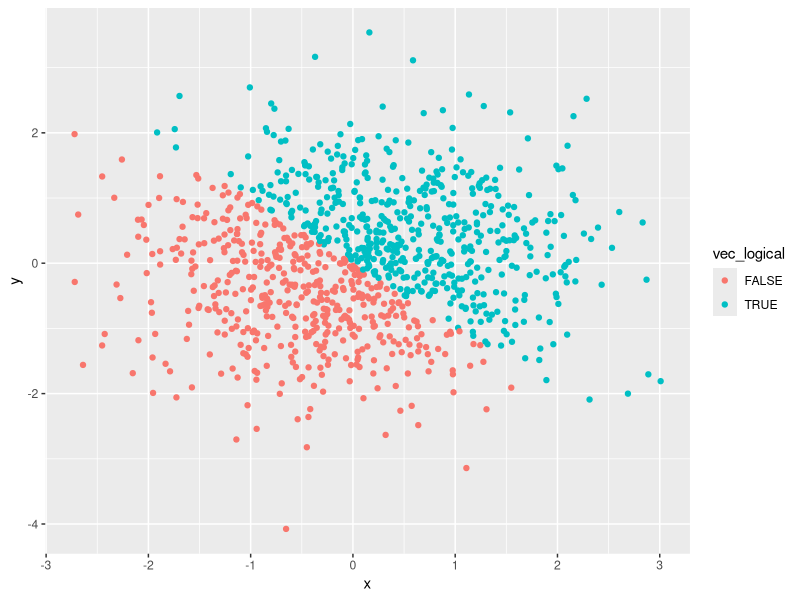
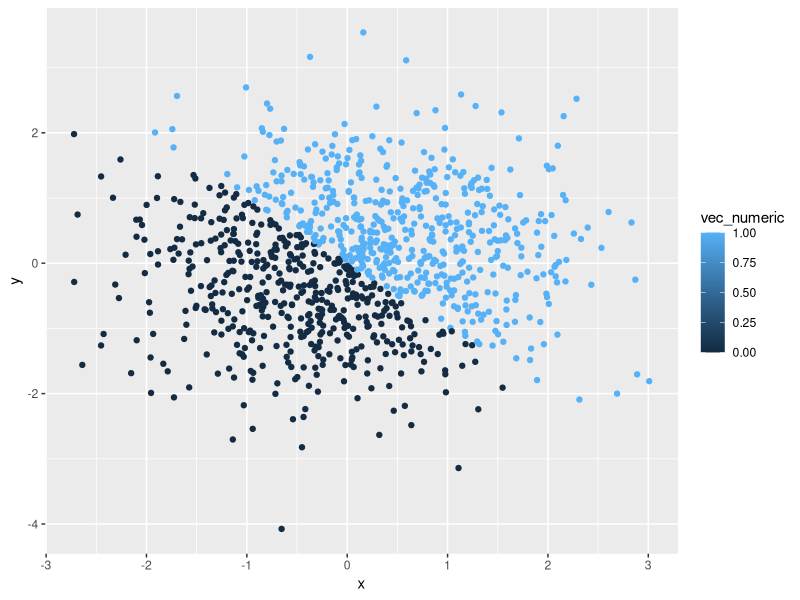
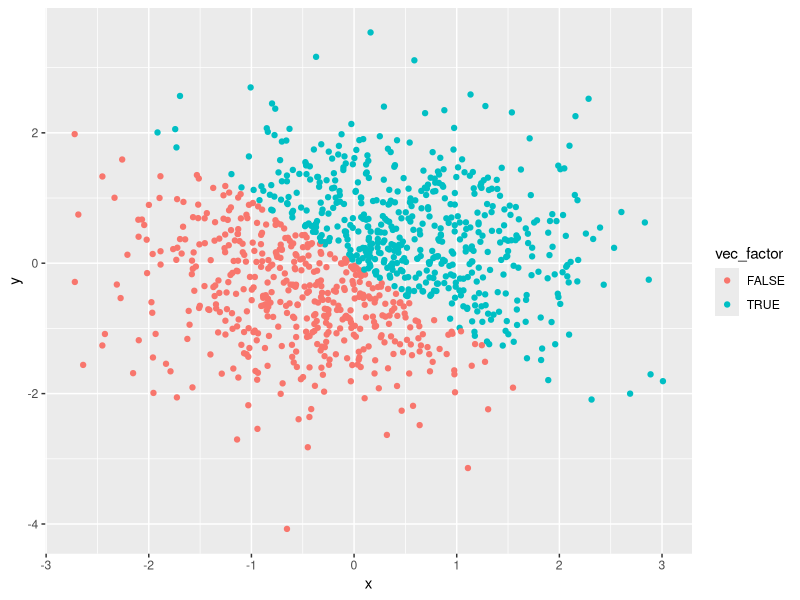
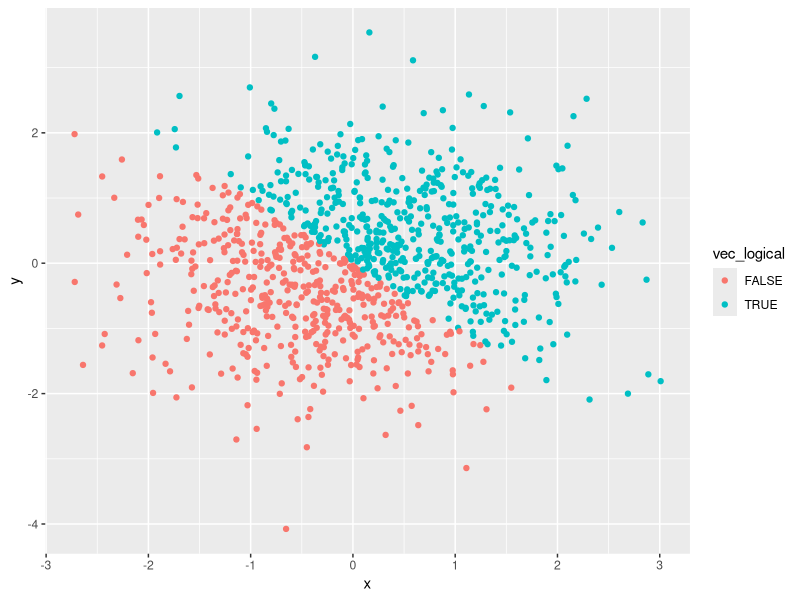

Recreate these plots in R, in order.
## ---- chunk 1
knitr::opts_chunk$set(echo = TRUE)
library(tidyverse)
## ---- chunk 2
set.seed(1)
df_1 = tibble( 
       random_samp = runif(10,0,5),
       greater_than_2 = random_samp > 2,
       student_name = c("Emma", "Sophia", "Serra", "Elisa", "John", "Jessica","Ross","Kaity", "Jo","Luke"),
       study_year = factor(c("First" , "First", "Second", "First", "Third", "Second", "Second", "Third", "First", "First"))
)

## ---- chunk 3
as.numeric(df_1$random_samp)
as.numeric(df_1$greater_than_2)
as.numeric(df_1$student_name)
as.numeric(df_1$study_year)
## ---- chunk 4
char_to_factor = as.factor(df_1$student_name)
factor_to_num = as.numeric(char_to_factor)
factor_to_char = as.character(df_1$study_year)
char_to_num = as.numeric(factor_to_char)
## ---- chunk 5
set.seed(2)
df_2 = tibble(x = rnorm(1000),
  y = rnorm(1000),
  vec_logical = ((x + y) > 0),
  vec_numeric = as.numeric(vec_logical),
  vec_factor = as.factor(vec_logical)
)
## ---- chunk 6
ggplot(df_2, aes(x = x, y = y, color = vec_logical)) + geom_point()
ggsave("df_2plots.pdf")

ggplot(df_2, aes(x = x, y = y, color = vec_numeric)) + geom_point()

ggplot(df_2, aes(x = x, y = y, color = vec_factor)) + geom_point()

